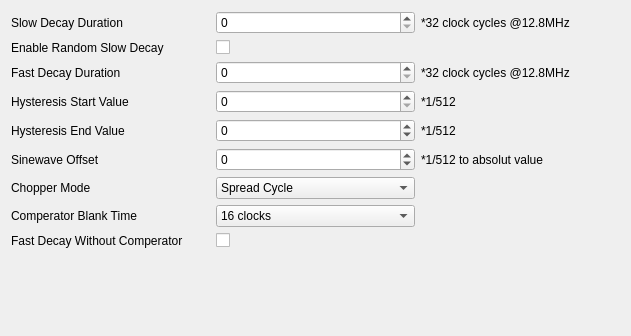
         <widget class="QWidget" name="scrollAreaWidgetContents_2">
          <property name="geometry">
           <rect>
            <x>0</x>
            <y>0</y>
            <width>631</width>
            <height>336</height>
           </rect>
          </property>
          <layout class="QVBoxLayout" name="verticalLayout_14">
           <item>
            <layout class="QGridLayout" name="gridLayout_2">
             <item row="3" column="0">
              <widget class="QLabel" name="label_30">
               <property name="text">
                <string>Hysteresis Start Value</string>
               </property>
              </widget>
             </item>
             <item row="3" column="1">
              <widget class="QSpinBox" name="hysteresis_start_value_spin">
               <property name="maximum">
                <number>7</number>
               </property>
              </widget>
             </item>
             <item row="4" column="2">
              <widget class="QLabel" name="label_38">
               <property name="text">
                <string>*1/512</string>
               </property>
              </widget>
             </item>
             <item row="0" column="0">
              <widget class="QLabel" name="label_27">
               <property name="text">
                <string>Slow Decay Duration</string>
               </property>
              </widget>
             </item>
             <item row="5" column="0">
              <widget class="QLabel" name="label_32">
               <property name="text">
                <string>Sinewave Offset</string>
               </property>
              </widget>
             </item>
             <item row="2" column="0">
              <widget class="QLabel" name="label_29">
               <property name="text">
                <string>Fast Decay Duration</string>
               </property>
              </widget>
             </item>
             <item row="6" column="0">
              <widget class="QLabel" name="label_33">
               <property name="text">
                <string>Chopper Mode</string>
               </property>
              </widget>
             </item>
             <item row="1" column="0">
              <widget class="QLabel" name="label_28">
               <property name="text">
                <string>Enable Random Slow Decay</string>
               </property>
              </widget>
             </item>
             <item row="4" column="0">
              <widget class="QLabel" name="label_31">
               <property name="text">
                <string>Hysteresis End Value</string>
               </property>
              </widget>
             </item>
             <item row="5" column="1">
              <widget class="QSpinBox" name="sinewave_offset_spin">
               <property name="minimum">
                <number>-3</number>
               </property>
               <property name="maximum">
                <number>12</number>
               </property>
              </widget>
             </item>
             <item row="0" column="2">
              <widget class="QLabel" name="label_35">
               <property name="text">
                <string>*32 clock cycles @12.8MHz</string>
               </property>
              </widget>
             </item>
             <item row="4" column="1">
              <widget class="QSpinBox" name="hysteresis_end_value_spin">
               <property name="minimum">
                <number>-3</number>
               </property>
               <property name="maximum">
                <number>12</number>
               </property>
              </widget>
             </item>
             <item row="1" column="1">
              <widget class="QCheckBox" name="enable_random_slow_decay_checkbox">
               <property name="text">
                <string/>
               </property>
              </widget>
             </item>
             <item row="5" column="2">
              <widget class="QLabel" name="label_39">
               <property name="text">
                <string>*1/512 to absolut value</string>
               </property>
              </widget>
             </item>
             <item row="2" column="2">
              <widget class="QLabel" name="label_36">
               <property name="text">
                <string>*32 clock cycles @12.8MHz</string>
               </property>
              </widget>
             </item>
             <item row="8" column="1">
              <widget class="QCheckBox" name="fast_decay_without_comperator_checkbox">
               <property name="text">
                <string/>
               </property>
              </widget>
             </item>
             <item row="0" column="1">
              <widget class="QSpinBox" name="slow_decay_duration_spin">
               <property name="maximum">
                <number>15</number>
               </property>
              </widget>
             </item>
             <item row="3" column="2">
              <widget class="QLabel" name="label_37">
               <property name="text">
                <string>*1/512</string>
               </property>
              </widget>
             </item>
             <item row="2" column="1">
              <widget class="QSpinBox" name="fast_decay_duration_spin">
               <property name="maximum">
                <number>15</number>
               </property>
              </widget>
             </item>
             <item row="8" column="0">
              <widget class="QLabel" name="label_34">
               <property name="text">
                <string>Fast Decay Without Comperator</string>
               </property>
              </widget>
             </item>
             <item row="6" column="1">
              <widget class="QComboBox" name="chopper_mode_combo">
               <item>
                <property name="text">
                 <string>Spread Cycle</string>
                </property>
               </item>
               <item>
                <property name="text">
                 <string>Fast Decay</string>
                </property>
               </item>
              </widget>
             </item>
             <item row="7" column="0">
              <widget class="QLabel" name="label_64">
               <property name="text">
                <string>Comperator Blank Time</string>
               </property>
              </widget>
             </item>
             <item row="7" column="1">
              <widget class="QComboBox" name="comperator_blank_time_combo">
               <item>
                <property name="text">
                 <string>16 clocks</string>
                </property>
               </item>
               <item>
                <property name="text">
                 <string>24 clocks</string>
                </property>
               </item>
               <item>
                <property name="text">
                 <string>36 clocks</string>
                </property>
               </item>
               <item>
                <property name="text">
                 <string>54 clocks</string>
                </property>
               </item>
              </widget>
             </item>
            </layout>
           </item>
           <item>
            <spacer name="verticalSpacer_5">
             <property name="orientation">
              <enum>Qt::Vertical</enum>
             </property>
             <property name="sizeHint" stdset="0">
              <size>
               <width>20</width>
               <height>40</height>
              </size>
             </property>
            </spacer>
           </item>
          </layout>
         </widget>
